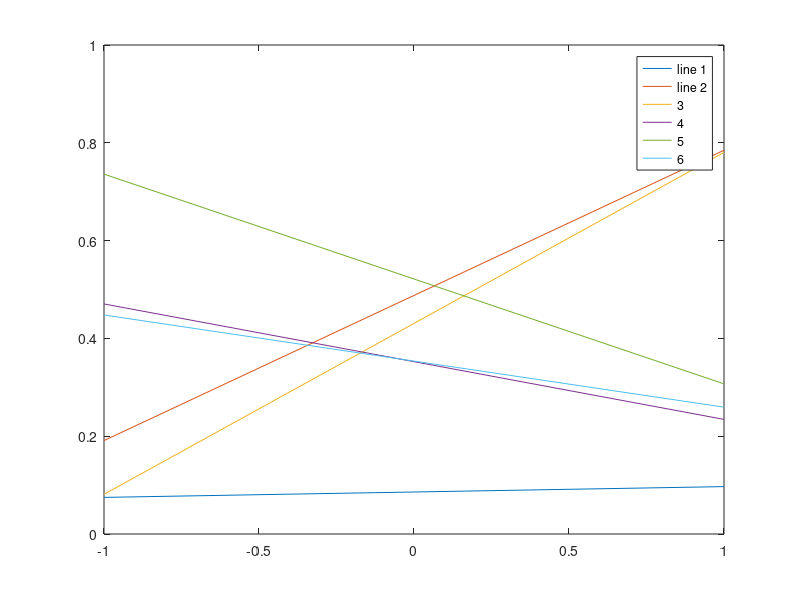

Here is the MATLAB script that generated this plot: (Note: this script raises an error after producing the figure.)
hfig = figure;
set(hfig,'units','centimeters','NumberTitle','off','Name','test04');
pos = get(hfig,'position');
set(hfig,'position',[pos(1:2),8,6]);

%%
plot([-1,1],rand(6,2));
ylim([0,1]);
hleg=legend('line 1','line 2','3','4','5','6');
set(gca,'ytick',0:0.2:1);
set(gca,'yticklabel',{'0','0.2','0.4','0.6','0.8','1'});
set(gca,'xtick',-1:0.5:1);
set(gca,'xticklabel',{'-1','-0.5','0','0.5','1'});
h6=findobj(hleg,'string','6');
set(h6,'userdata','matlabfrag:Line6');
%%
matlabfrag('graphics/test04');